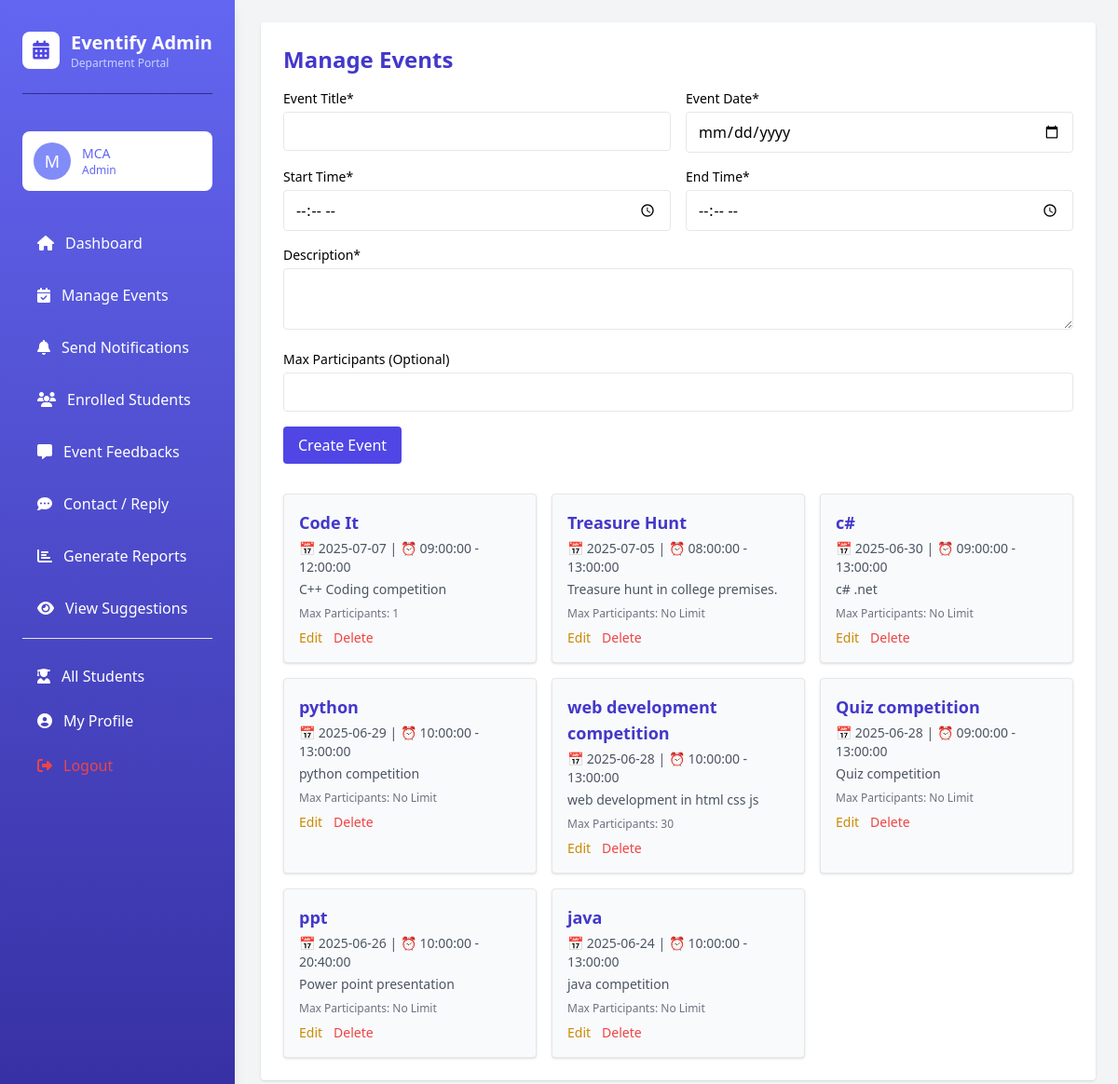
Screenshot of /manage_events.php (signed in) with the database file from the repository.
### tables this page shows
CREATE TABLE `events` (
  `event_id` int(11) NOT NULL,
  `event_title` varchar(150) NOT NULL,
  `event_description` text NOT NULL,
  `event_date` date NOT NULL,
  `event_time` time NOT NULL,
  `event_end_time` time NOT NULL,
  `max_participants` int(11) DEFAULT NULL,
  `enrollment_deadline` datetime DEFAULT NULL,
  `department_id` int(11) DEFAULT NULL,
  `created_at` timestamp NOT NULL DEFAULT current_timestamp(),
  `notified` tinyint(1) DEFAULT 0
);

### manage_events.php (the view, shortened to what this page needs)
<?php
require_once '../includes/db.php';
$department_id = $_SESSION['department_id'];
$stmt = $pdo->prepare("SELECT * FROM events WHERE department_id = ? ORDER BY event_date DESC");
$stmt->execute([$department_id]);
$events = $stmt->fetchAll();
$editEvent = null;
?>
<!DOCTYPE html>
<html lang="en">
<head>
  <script src="https://cdn.tailwindcss.com"></script>
</head>
<body class="bg-gray-100">
<div class="flex">
  <?php include 'sidebar.php'; ?>
  <main class="flex-1 md:ml-64 p-6 mt-16 md:mt-0">
    <div class="bg-white rounded shadow p-6">
      <h1 class="text-2xl font-bold text-indigo-700 mb-4">Manage Events</h1>
      <form action="" method="POST" class="grid grid-cols-1 md:grid-cols-2 gap-4 mb-8">
        <div>
          <label class="block text-sm mb-1">Event Title*</label>
          <input type="text" name="title" required class="w-full border rounded px-3 py-2" value="<?= htmlspecialchars($editEvent['event_title'] ?? '') ?>">
        </div>
        <div>
          <label class="block text-sm mb-1">Event Date*</label>
          <input type="date" name="date" required class="w-full border rounded px-3 py-2" value="<?= $editEvent['event_date'] ?? '' ?>">
        </div>
        <div>
          <label class="block text-sm mb-1">Start Time*</label>
          <input type="time" name="start_time" required class="w-full border rounded px-3 py-2" value="<?= $editEvent['event_time'] ?? '' ?>">
        </div>
        <div>
          <label class="block text-sm mb-1">End Time*</label>
          <input type="time" name="end_time" required class="w-full border rounded px-3 py-2" value="<?= $editEvent['event_end_time'] ?? '' ?>">
        </div>
        <div class="md:col-span-2">
          <label class="block text-sm mb-1">Description*</label>
          <textarea name="description" required class="w-full border rounded px-3 py-2"><?= htmlspecialchars($editEvent['event_description'] ?? '') ?></textarea>
        </div>
        <div class="md:col-span-2">
          <label class="block text-sm mb-1">Max Participants (Optional)</label>
          <input type="number" name="max_participants" min="1" class="w-full border rounded px-3 py-2" value="<?= $editEvent['max_participants'] ?? '' ?>">
        </div>
        <div class="md:col-span-2">
          <?php if ($editEvent): ?>
            <button type="submit" name="update" class="bg-yellow-500 text-white px-4 py-2 rounded hover:bg-yellow-600">Update Event</button>
            <a href="manage_events.php" class="ml-4 text-indigo-600 hover:underline">Cancel</a>
          <?php else: ?>
            <button type="submit" name="create" class="bg-indigo-600 text-white px-4 py-2 rounded hover:bg-indigo-700">Create Event</button>
          <?php endif; ?>
        </div>
      </form>
      <?php if ($events): ?>
        <div class="grid gap-4 sm:grid-cols-2 lg:grid-cols-3">
          <?php foreach ($events as $event): ?>
            <div class="border rounded shadow p-4 bg-gray-50 card">
              <h3 class="text-lg font-bold text-indigo-700 mb-1"><?= htmlspecialchars($event['event_title']) ?></h3>
              <p class="text-gray-600 text-sm mb-1">📅 <?= $event['event_date'] ?> | ⏰ <?= $event['event_time'] ?> - <?= $event['event_end_time'] ?></p>
              <p class="text-gray-600 text-sm mb-2"><?= htmlspecialchars($event['event_description']) ?></p>
              <p class="text-gray-500 text-xs mb-2">Max Participants: <?= $event['max_participants'] ?? 'No Limit' ?></p>
              <div class="flex space-x-3 mt-2">
                <a href="manage_events.php?edit=<?= $event['event_id'] ?>" class="text-sm text-yellow-600 hover:underline">Edit</a>
                <a href="manage_events.php?delete=<?= $event['event_id'] ?>" class="text-sm text-red-500 hover:underline" onclick="return confirm('Are you sure to delete this event?')">Delete</a>
              </div>
            </div>
          <?php endforeach; ?>
        </div>
      <?php else: ?>
        <p class="text-gray-600">No events created yet.</p>
      <?php endif; ?>
    </div>
  </main>
</div>
</body>
</html>

### rows the page displays
events: event_title "Code It", event_date "2025-07-07", event_time "09:00:00", event_end_time "12:00:00", event_description "C++ Coding competition", max_participants "1"
events: event_title "Treasure Hunt", event_date "2025-07-05", event_time "08:00:00", event_end_time "13:00:00", event_description "Treasure hunt in college premises.", max_participants "No Limit"
events: event_title "c#", event_date "2025-06-30", event_time "09:00:00", event_end_time "13:00:00", event_description "c# .net", max_participants "No Limit"
events: event_title "python", event_date "2025-06-29", event_time "10:00:00", event_end_time "13:00:00", event_description "python competition", max_participants "No Limit"
events: event_title "web development competition", event_date "2025-06-28", event_time "10:00:00", event_end_time "13:00:00", event_description "web development in html css js", max_participants "30"
events: event_title "Quiz competition", event_date "2025-06-28", event_time "09:00:00", event_end_time "13:00:00", event_description "Quiz competition", max_participants "No Limit"
events: event_title "ppt", event_date "2025-06-26", event_time "10:00:00", event_end_time "20:40:00", event_description "Power point presentation", max_participants "No Limit"
events: event_title "java", event_date "2025-06-24", event_time "10:00:00", event_end_time "13:00:00", event_description "java competition", max_participants "No Limit"

### other values shown
substr(htmlspecialchars($_SESSION['department_name']), 0, 1) "M"
$_SESSION['department_name'] "MCA"
